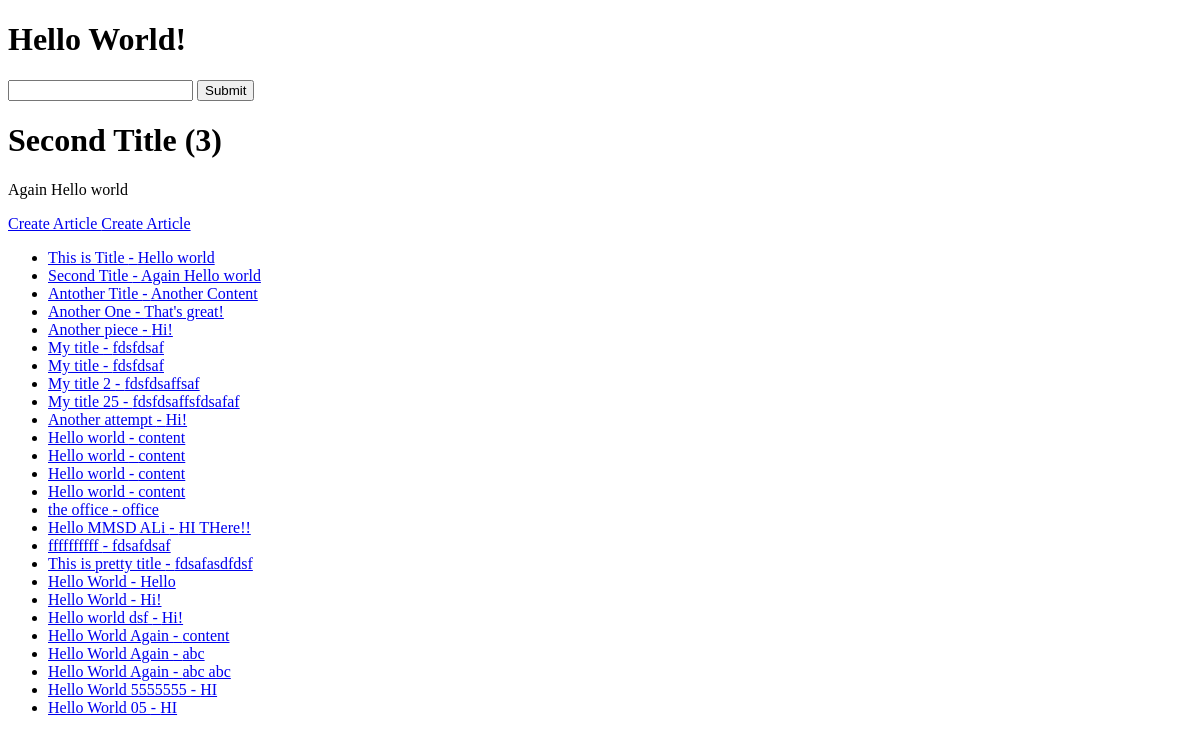
Before: / with the older database file.
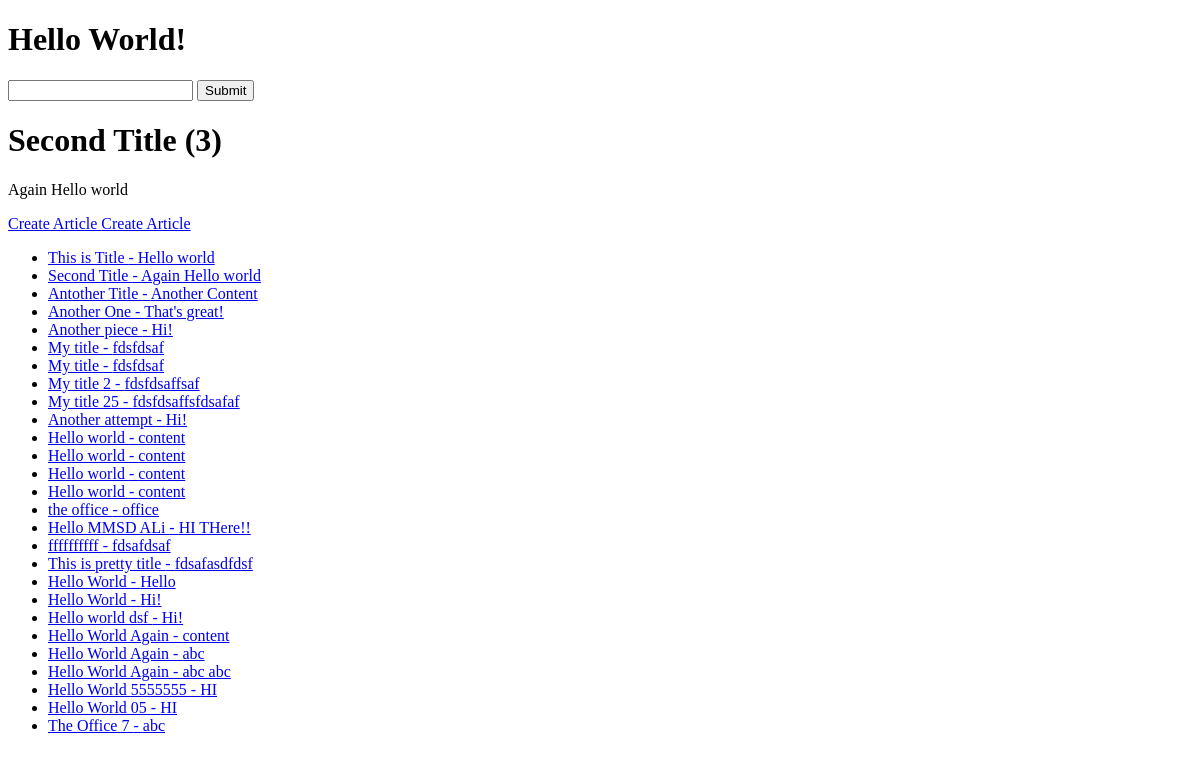
After: the same page with the newer database file.
### articles/models.py (models this page shows, shortened)
class Article(models.Model):
    title = models.CharField(max_length=120)
    slug = models.SlugField(unique=True, blank=True, null = True)
    content = models.TextField()
    timestamp = models.DateTimeField(auto_now_add = True)
    update = models.DateTimeField(auto_now = True)
    publish = models.DateField(auto_now_add = False, auto_now = False, null=True, blank = True)
    def get_absolute_url(self):
        return reverse('article-detail', kwargs={"slug":self.slug})

### trydjango/views.py (the view)
# urls.py: path('', home_view),
def home_view(request, *args, **kwargs):
    article_obj = Article.objects.get(id=random.randint(1,4))
    article_queryset = Article.objects.all()
    context = {
        "object_list": article_queryset,
        "object": article_obj,
        "id": article_obj.id,
        "title": article_obj.title,
        "content": article_obj.content,
    }
    HTML_STRING = render_to_string('home_view.html', context = context)
    return HttpResponse(HTML_STRING)

### templates/home_view.html (shortened to what this page needs)
{% extends 'base.html' %}
{% block content %}
<h1>{{ object.title }} ({{ object.id }})</h1>
<p> {{ object.content }} </p>
<a href="{% url 'article-create' %}" >Create Article </a>
<a href="{% url 'article-detail' slug='hello-world' %}" >Create Article </a>
<ul>
    {% for x in object_list %}
        {% if x.title %}
            <li>
                <a href="{{ x.get_absolute_url }}"> {{ x.title }} - {{ x.content }} </a>
            </li>
        {% endif %}
    {% endfor %}
</ul>
{% endblock %}

Changed rows visible on the page:
added Article: title "The Office 7", content "abc"
